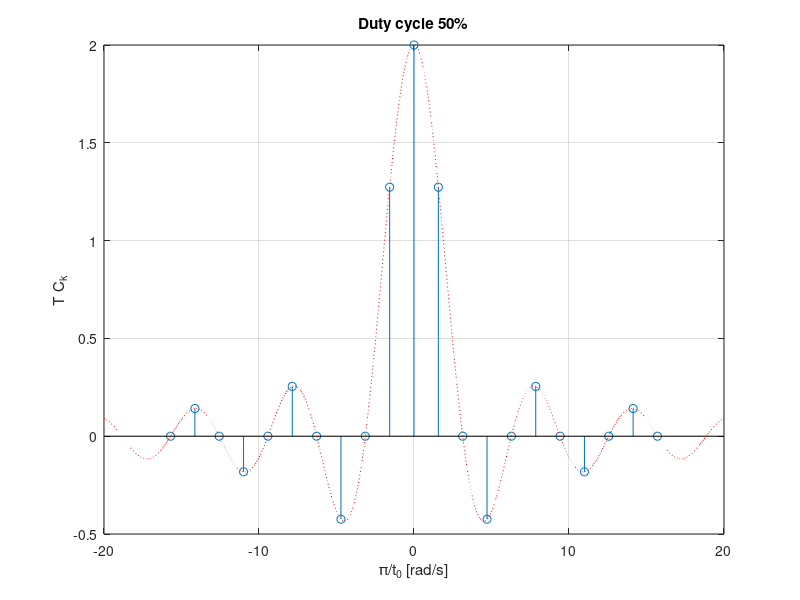
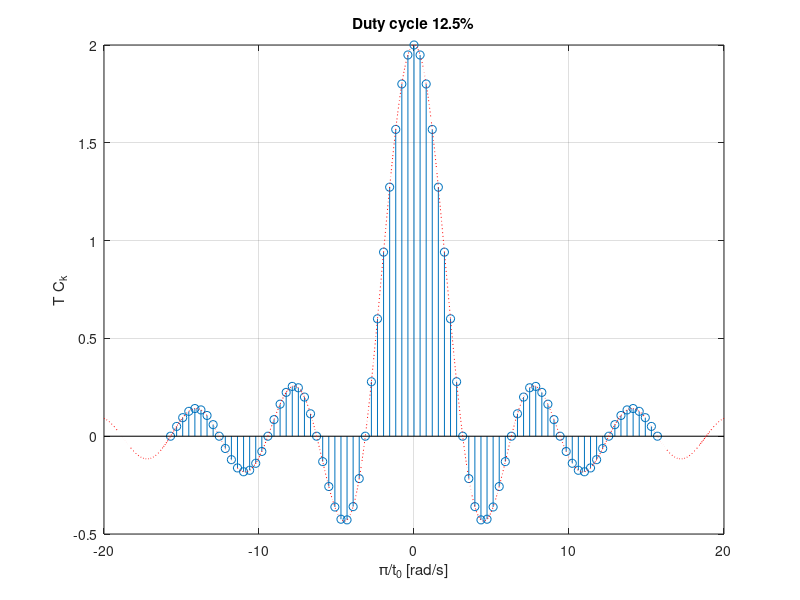

These charts were generated, in order, by the following MATLAB code:
%% Explore spectra of rectangular pulse as a function of duty cycle
% Prepared for EG-247 by C.P. Jobling
%% Duty cycle 50%

eta = 1/2;
t0 = 1;
T = 2*t0/eta;
%%
figure
k = -10:10;
stem(k.*(2*pi/T),2*t0*sinc(k.*(2*t0/T)))
%% 
% Add envelope
%%
hold on
omega = linspace(-20,20,1000); % crossings k pi/t0 
envelope = 2*t0*sinc(omega/pi);
plot(omega,envelope,'r:')
grid
title('Duty cycle 50%')
xlabel('\pi/t_0 [rad/s]')
ylabel('T C_k')
hold off
%% Duty cycle 12.5%
%%
eta = 1/8;
T = 2*t0/eta;
%%
figure
k = -40:40;
stem(k.*(2*pi/T),(2*t0*sinc(k.*(2*t0/T))));

%% 
% Add envelope
%%
hold on
plot(omega,envelope,'r:')
grid
title('Duty cycle 12.5%')
xlabel('\pi/t_0 [rad/s]')
ylabel('T C_k')
hold off